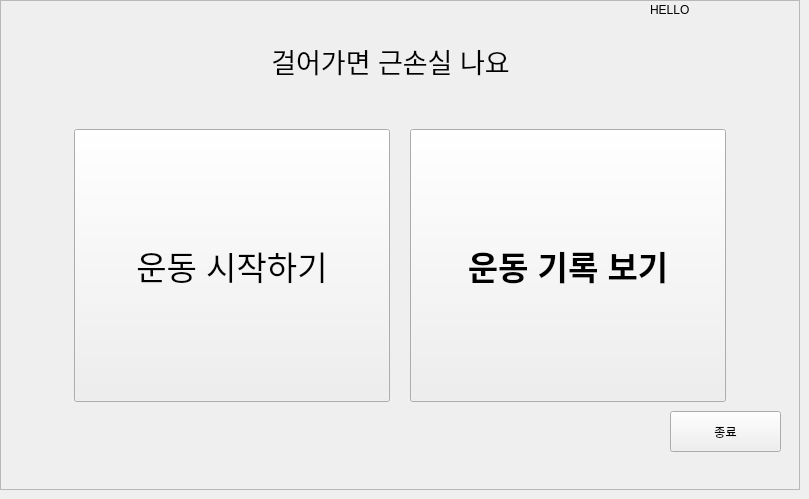
    <widget class="QWidget" name="page">
     <widget class="QFrame" name="frame">
      <property name="geometry">
       <rect>
        <x>0</x>
        <y>0</y>
        <width>800</width>
        <height>490</height>
       </rect>
      </property>
      <property name="sizePolicy">
       <sizepolicy hsizetype="Expanding" vsizetype="Expanding">
        <horstretch>0</horstretch>
        <verstretch>0</verstretch>
       </sizepolicy>
      </property>
      <property name="frameShape">
       <enum>QFrame::StyledPanel</enum>
      </property>
      <property name="frameShadow">
       <enum>QFrame::Raised</enum>
      </property>
      <widget class="QLabel" name="time_1">
       <property name="geometry">
        <rect>
         <x>650</x>
         <y>0</y>
         <width>250</width>
         <height>20</height>
        </rect>
       </property>
       <property name="sizePolicy">
        <sizepolicy hsizetype="Preferred" vsizetype="Preferred">
         <horstretch>0</horstretch>
         <verstretch>0</verstretch>
        </sizepolicy>
       </property>
       <property name="text">
        <string>HELLO</string>
       </property>
      </widget>
      <widget class="QFrame" name="frame_2">
       <property name="geometry">
        <rect>
         <x>65</x>
         <y>120</y>
         <width>670</width>
         <height>291</height>
        </rect>
       </property>
       <property name="focusPolicy">
        <enum>Qt::NoFocus</enum>
       </property>
       <property name="frameShape">
        <enum>QFrame::NoFrame</enum>
       </property>
       <property name="frameShadow">
        <enum>QFrame::Raised</enum>
       </property>
       <layout class="QHBoxLayout" name="horizontalLayout">
        <property name="spacing">
         <number>20</number>
        </property>
        <item>
         <widget class="QPushButton" name="start_1">
          <property name="sizePolicy">
           <sizepolicy hsizetype="Expanding" vsizetype="Expanding">
            <horstretch>0</horstretch>
            <verstretch>0</verstretch>
           </sizepolicy>
          </property>
          <property name="font">
           <font>
            <pointsize>25</pointsize>
            <strikeout>false</strikeout>
           </font>
          </property>
          <property name="focusPolicy">
           <enum>Qt::NoFocus</enum>
          </property>
          <property name="contextMenuPolicy">
           <enum>Qt::DefaultContextMenu</enum>
          </property>
          <property name="text">
           <string>운동 시작하기</string>
          </property>
         </widget>
        </item>
        <item>
         <widget class="QPushButton" name="seerecord_1">
          <property name="sizePolicy">
           <sizepolicy hsizetype="Expanding" vsizetype="Expanding">
            <horstretch>0</horstretch>
            <verstretch>0</verstretch>
           </sizepolicy>
          </property>
          <property name="font">
           <font>
            <family>Ubuntu</family>
            <pointsize>25</pointsize>
            <weight>75</weight>
            <italic>false</italic>
            <bold>true</bold>
            <underline>false</underline>
            <strikeout>false</strikeout>
           </font>
          </property>
          <property name="focusPolicy">
           <enum>Qt::NoFocus</enum>
          </property>
          <property name="text">
           <string>운동 기록 보기</string>
          </property>
         </widget>
        </item>
       </layout>
      </widget>
      <widget class="QLabel" name="label">
       <property name="geometry">
        <rect>
         <x>260</x>
         <y>40</y>
         <width>261</width>
         <height>41</height>
        </rect>
       </property>
       <property name="font">
        <font>
         <pointsize>20</pointsize>
        </font>
       </property>
       <property name="text">
        <string>걸어가면 근손실 나요</string>
       </property>
       <property name="alignment">
        <set>Qt::AlignCenter</set>
       </property>
      </widget>
      <widget class="QLabel" name="label_16">
       <property name="geometry">
        <rect>
         <x>70</x>
         <y>0</y>
         <width>201</width>
         <height>141</height>
        </rect>
       </property>
       <property name="frameShape">
        <enum>QFrame::NoFrame</enum>
       </property>
       <property name="text">
        <string/>
       </property>
       <property name="pixmap">
        <pixmap>image/kimegg.png</pixmap>
       </property>
       <property name="scaledContents">
        <bool>true</bool>
       </property>
      </widget>
      <widget class="QLabel" name="label_18">
       <property name="geometry">
        <rect>
         <x>510</x>
         <y>10</y>
         <width>231</width>
         <height>141</height>
        </rect>
       </property>
       <property name="text">
        <string/>
       </property>
       <property name="pixmap">
        <pixmap>image/kimegg2.png</pixmap>
       </property>
       <property name="scaledContents">
        <bool>true</bool>
       </property>
      </widget>
      <widget class="QPushButton" name="exitbutton">
       <property name="geometry">
        <rect>
         <x>670</x>
         <y>411</y>
         <width>111</width>
         <height>41</height>
        </rect>
       </property>
       <property name="text">
        <string>종료</string>
       </property>
      </widget>
      <zorder>label_18</zorder>
      <zorder>label_16</zorder>
      <zorder>time_1</zorder>
      <zorder>frame_2</zorder>
      <zorder>label</zorder>
      <zorder>exitbutton</zorder>
     </widget>
    </widget>
